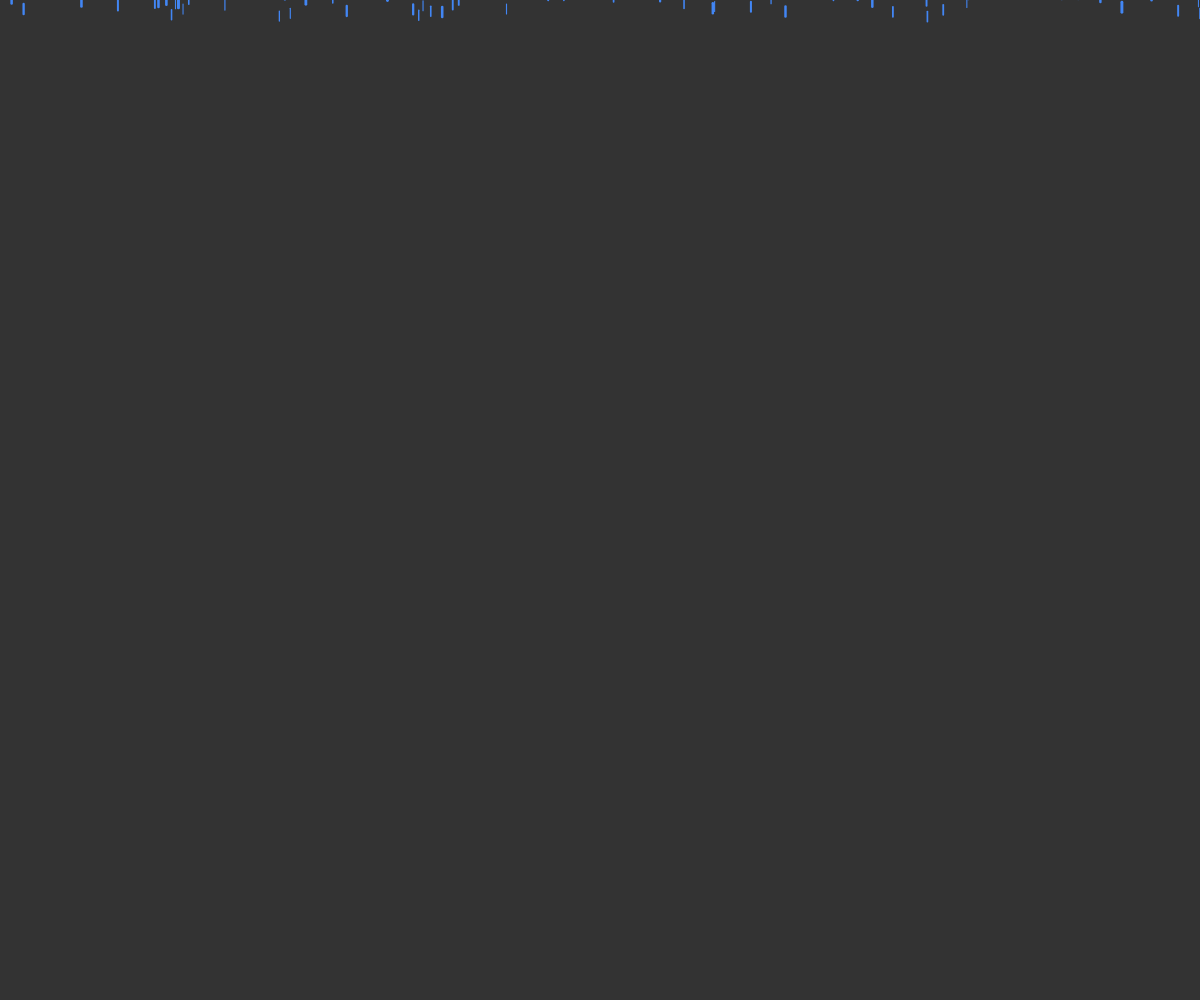
Frame 1 (no input)
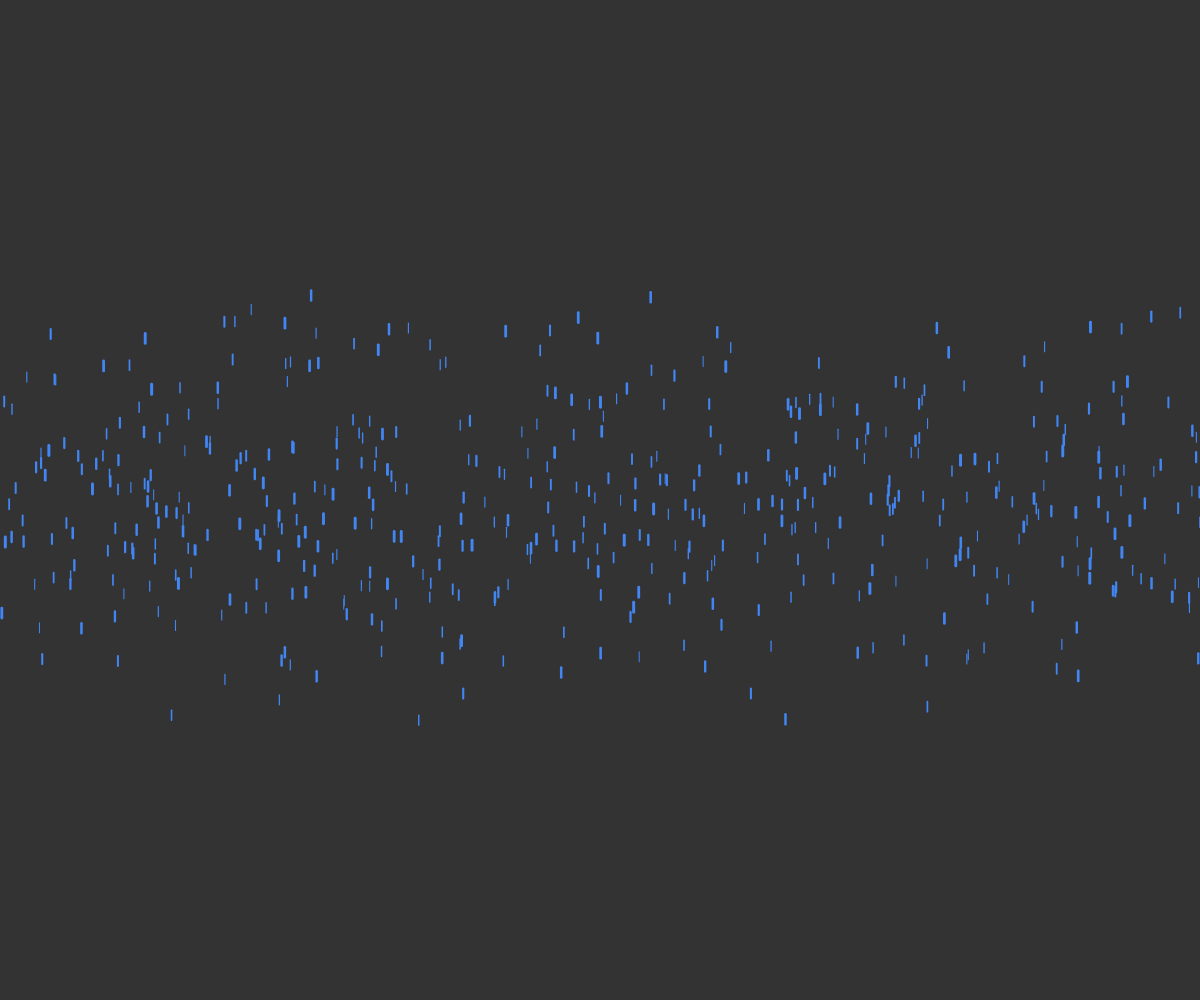
Frame 60 (no input)
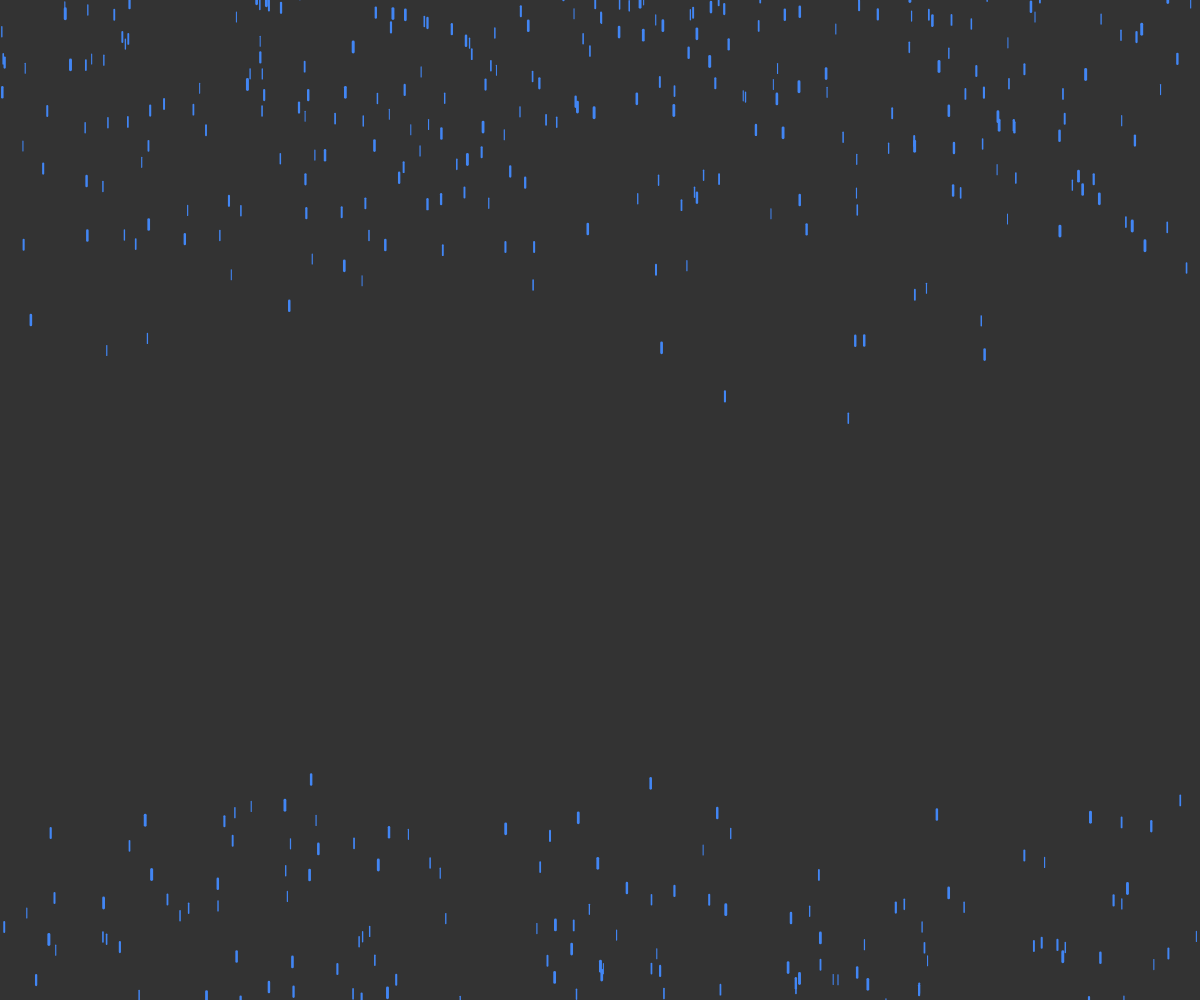
Frame 120 (the mouse pressed at the canvas centre since frame 60)

The p5.js sketch that drew these frames (run headless with seeded random() and noise() and a simulated clock; from frame 60 on, the mouse is pressed at the canvas centre):

// p5.js sketch
// ── sketch.js
var drops = [];

function setup() {
	createCanvas(windowWidth, windowHeight);
	
	for ( i = 0; i<500; i++) {
		tmpd = new Drop();
		drops.push(tmpd);
	}

	frameRate(60);
}

function draw() {
	background(51);
	
	for ( i = 0; i<500; i++) {
		tmpd = drops[i];
		tmpd.fall();
		tmpd.show();
	}
}

function Drop() {
	this.x = random(windowWidth);
	this.y = random(-200,0);
	this.z = random(0,20);
	this.speedy = random(8,12);
	
	this.fall = function() {
		this.y = this.y + this.speedy;

		if (this.y > windowHeight) {
			this.y = random(-200,0);
			this.x = random(windowWidth);	
		}
	}

	this.show = function() {
		var wt = map(this.z, 0, 20, 1, 3);
		strokeWeight(wt);
		stroke(66, 134, 244);
		line(this.x, this.y, this.x, this.y + 10);
	}
}
